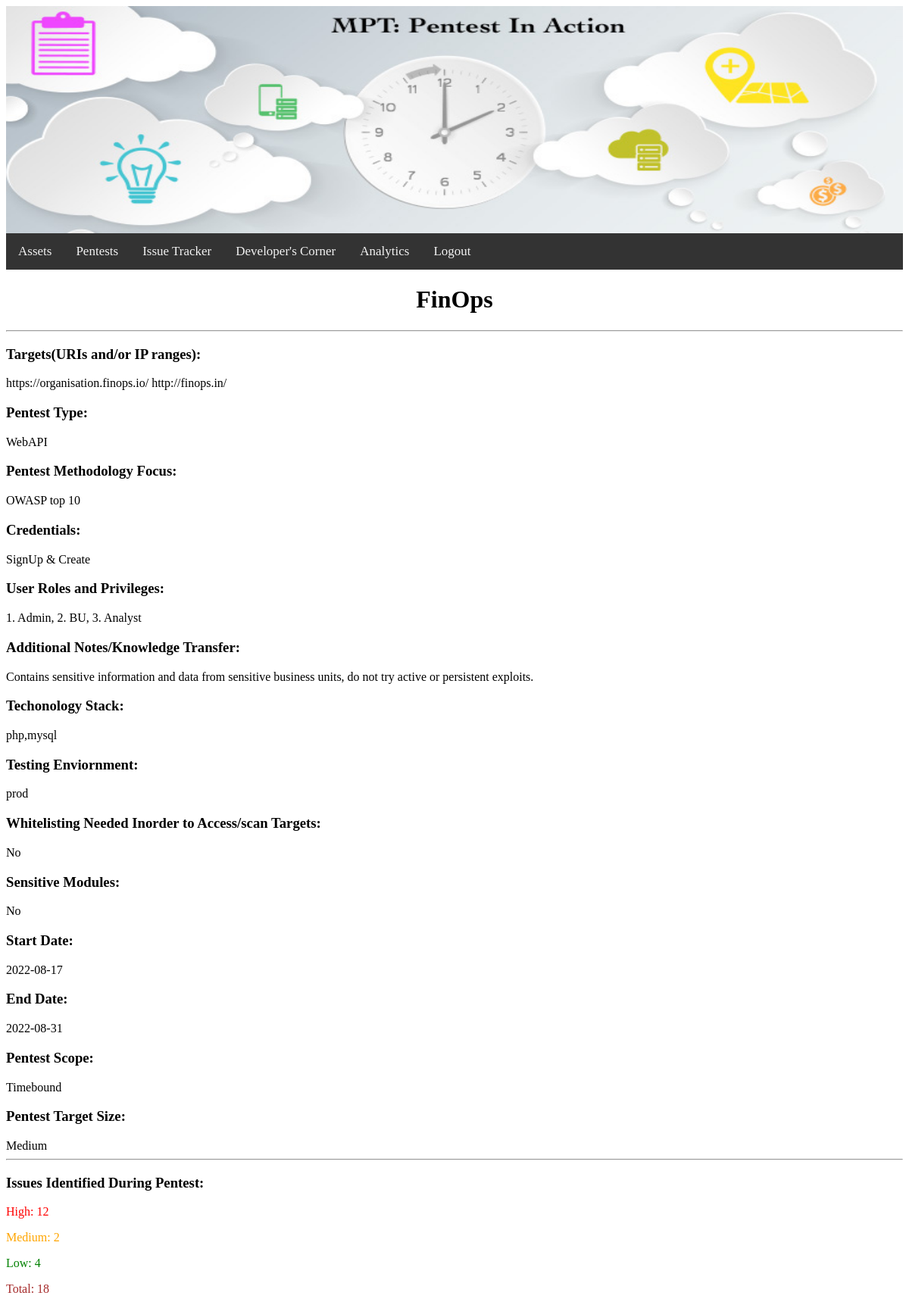
The app's page /pentestinfo.php?title=FinOps (signed in) with its own data.
### tables this page shows
CREATE TABLE `pentest` (
  `id` int(11) NOT NULL,
  `assetname` text NOT NULL,
  `targets` longtext NOT NULL,
  `type` text NOT NULL,
  `focus` text NOT NULL,
  `creds` text NOT NULL,
  `roles` text NOT NULL,
  `notes` longtext NOT NULL,
  `tech` text NOT NULL,
  `env` text NOT NULL,
  `whitelisting` text NOT NULL,
  `sens` text NOT NULL,
  `startdate` date NOT NULL,
  `enddate` date NOT NULL,
  `scope` text NOT NULL,
  `size` text NOT NULL
);

CREATE TABLE `issue` (
  `id` int(11) NOT NULL,
  `assetname` text NOT NULL,
  `high` int(11) NOT NULL,
  `medium` int(11) NOT NULL,
  `low` int(11) NOT NULL,
  `total` int(11) NOT NULL
);

### pentestinfo.php (the view, shortened to what this page needs)
<?php
   include('config.php');
?>
<html>
   <head>
	<img src="header.jpg" style="width:100%;height:300px;">
   </head>
</head>
   <body>
	  <div class="navbar">
  <a href="assets.php">Assets</a>
	<a href="pentest.php">Pentests</a>
   <a href="tracker.php">Issue Tracker</a>
  <a href="devloper.php">Developer's Corner</a>
   <a href="analytics.php">Analytics</a>
   <a href="logout.php">Logout</a>
	</div>
<?php
$title= mysqli_real_escape_string($db,$_REQUEST['title']);
echo "<center><h1>$title</h1></center><hr>";
$query = "select * from pentest where assetname='$title'";
$result = mysqli_query($db,$query);
$row = mysqli_fetch_row($result);
$targets = $row['2'];
$type = $row['3'];
$focus= $row['4'];
$creds= $row['5'];
$roles= $row['6'];
$notes= $row['7'];
$tech= $row['8'];
$env= $row['9'];
$whitelisting= $row['10'];
$sens= $row['11'];
$startdate= $row['12'];
$enddate= $row['13'];
$scope= $row['14'];
$size= $row['15'];
echo "<h3>Targets(URIs and/or IP ranges):</h3> $targets";
echo "<h3>Pentest Type:</h3> $type";
echo "<h3>Pentest Methodology Focus:</h3> $focus";
echo "<h3>Credentials:</h3> $creds";
echo "<h3>User Roles and Privileges:</h3> $roles";
echo "<h3>Additional Notes/Knowledge Transfer:</h3> $notes";
echo "<h3>Techonology Stack:</h3> $tech</h3>";
echo "<h3>Testing Enviornment:</h3> $env</h3>";
echo "<h3>Whitelisting Needed Inorder to Access/scan Targets:</h3> $whitelisting";
echo "<h3>Sensitive Modules:</h3> $sens";
echo "<h3>Start Date:</h3> $startdate";
echo "<h3>End Date:</h3> $enddate";
echo "<h3>Pentest Scope:</h3> $scope";
echo "<h3>Pentest Target Size:</h3> $size<hr>";
echo "<h3>Issues Identified During Pentest: </h3>";
$query = "select high,medium,low,total from issue where assetname = '$title' limit 1;";
$result = mysqli_query($db,$query);
$row = mysqli_fetch_row($result);
echo "<p style='color:red'>High: $row[0]</p>";
echo "<p style='color:orange'>Medium: $row[1]</p>";
echo "<p style='color:green'>Low: $row[2]</p>";
echo "<p style='color:brown'>Total: $row[3]</p>";
?>
</body>
</html>

### pentestinfo.php (style rules this page uses)
.navbar a { float: left; display: block; color: #f2f2f2; text-align: center; padding: 14px 16px; text-decoration: none; font-size: 17px; }
.navbar { overflow: hidden; background-color: #333; top: 0; width: 100%; }

### records on screen
pentest: targets "https://organisation.finops.io/ http://finops.in/", type "WebAPI", focus "OWASP top 10", creds "SignUp & Create", roles "1. Admin, 2. BU, 3. Analyst", notes "Contains sensitive information and data from sensitive business units, do not try active or persistent exploits.", tech "php,mysql", env "prod", whitelisting "No", sens "No", startdate "2022-08-17", enddate "2022-08-31", scope "Timebound", size "Medium"
issue: high "12", medium "2", low "4", total "18"

### other values on screen
$title "FinOps"
